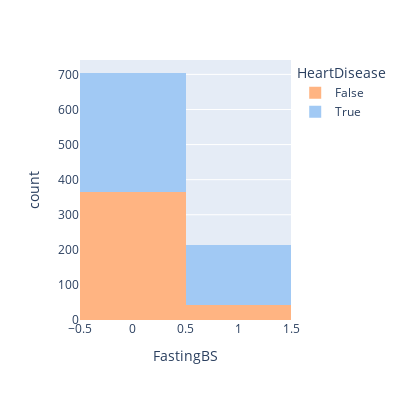

Here is the notebook cell this chart was saved with:
### Code cell
df['HeartDisease']=df['HeartDisease'].apply(lambda x:'True' if x==1 else 'False')
fig = px.histogram(df, x="FastingBS", color="HeartDisease",width=400, height=400,color_discrete_sequence= ploty_sea_color)
fig.show()

### Figure 1 — Plotly figure (JSON) as saved in the notebook; plotly's stock layout.template omitted (floating-point values rounded to 4 significant figures; data arrays with more than 128 entries replaced by an {"elided": "..."} marker saying what was removed)
{"data": [{"alignmentgroup": "True", "bingroup": "x", "hovertemplate": "HeartDisease=False<br>FastingBS=%{x}<br>count=%{y}<extra></extra>", "legendgroup": "False", "marker": {"color": "rgb(255,180,130)", "pattern": {"shape": ""}}, "name": "False", "offsetgroup": "False", "orientation": "v", "showlegend": true, "type": "histogram", "x": {"elided": "410 int values"}, "xaxis": "x", "yaxis": "y"}, {"alignmentgroup": "True", "bingroup": "x", "hovertemplate": "HeartDisease=True<br>FastingBS=%{x}<br>count=%{y}<extra></extra>", "legendgroup": "True", "marker": {"color": "rgb(161,201,244)", "pattern": {"shape": ""}}, "name": "True", "offsetgroup": "True", "orientation": "v", "showlegend": true, "type": "histogram", "x": {"elided": "508 int values"}, "xaxis": "x", "yaxis": "y"}], "layout": {"barmode": "relative", "height": 400, "legend": {"title": {"text": "HeartDisease"}, "tracegroupgap": 0}, "margin": {"t": 60}, "width": 400, "xaxis": {"anchor": "y", "domain": [0, 1], "title": {"text": "FastingBS"}}, "yaxis": {"anchor": "x", "domain": [0, 1], "title": {"text": "count"}}}}
